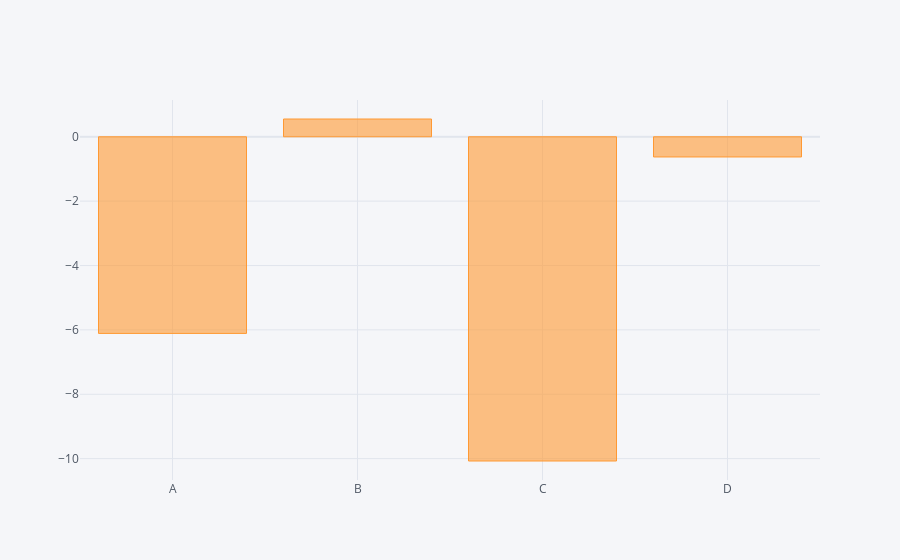

The code cell stored with this chart in its notebook:
### Code cell
df.sum().iplot(kind='bar')

### Figure 1 — Plotly figure (JSON) as saved in the notebook; plotly's stock layout.template omitted (floating-point values rounded to 4 significant figures)
{"data": [{"marker": {"color": "rgba(255, 153, 51, 0.6)", "line": {"color": "rgba(255, 153, 51, 1.0)", "width": 1}}, "name": "None", "orientation": "v", "text": "", "type": "bar", "x": ["A", "B", "C", "D"], "y": [-6.109, 0.5524, -10.07, -0.6273]}], "layout": {"legend": {"bgcolor": "#F5F6F9", "font": {"color": "#4D5663"}}, "paper_bgcolor": "#F5F6F9", "plot_bgcolor": "#F5F6F9", "title": {"font": {"color": "#4D5663"}}, "xaxis": {"gridcolor": "#E1E5ED", "showgrid": true, "tickfont": {"color": "#4D5663"}, "title": {"font": {"color": "#4D5663"}, "text": ""}, "zerolinecolor": "#E1E5ED"}, "yaxis": {"gridcolor": "#E1E5ED", "showgrid": true, "tickfont": {"color": "#4D5663"}, "title": {"font": {"color": "#4D5663"}, "text": ""}, "zerolinecolor": "#E1E5ED"}}}
